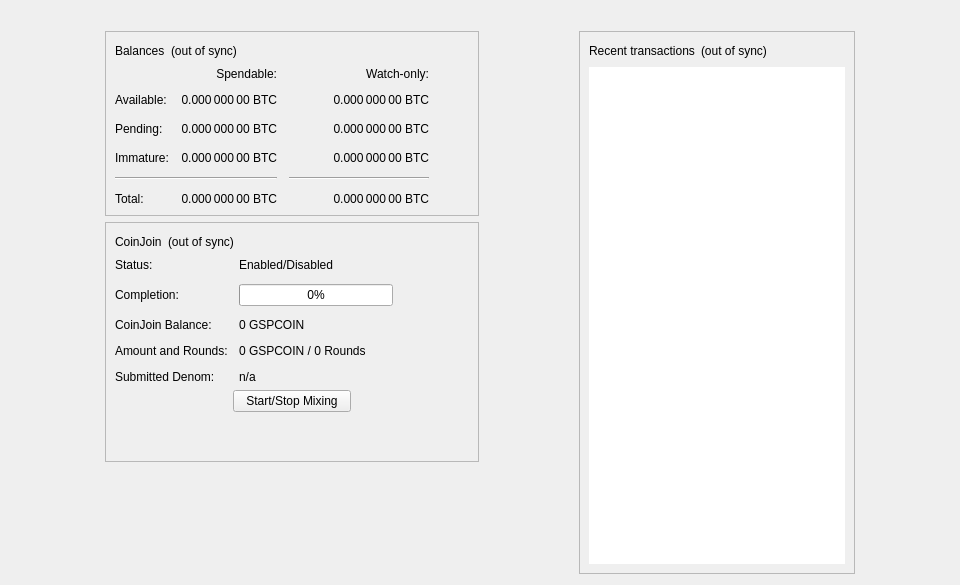
<?xml version="1.0" encoding="UTF-8"?>
<ui version="4.0">
 <class>OverviewPage</class>
 <widget class="QWidget" name="OverviewPage">
  <property name="geometry">
   <rect>
    <x>0</x>
    <y>0</y>
    <width>960</width>
    <height>585</height>
   </rect>
  </property>
  <property name="minimumSize">
   <size>
    <width>960</width>
    <height>0</height>
   </size>
  </property>
  <property name="windowTitle">
   <string>Form</string>
  </property>
  <layout class="QVBoxLayout" name="topLayout">
   <item>
    <widget class="QLabel" name="labelAlerts">
     <property name="visible">
      <bool>false</bool>
     </property>
     <property name="wordWrap">
      <bool>true</bool>
     </property>
     <property name="margin">
      <number>3</number>
     </property>
     <property name="textInteractionFlags">
      <set>Qt::TextSelectableByMouse</set>
     </property>
    </widget>
   </item>
   <item>
    <layout class="QHBoxLayout" name="horizontalLayout" stretch="1,0,1,0,1">
     <item>
      <spacer name="horizontalSpacerLeft">
       <property name="orientation">
        <enum>Qt::Horizontal</enum>
       </property>
       <property name="sizeType">
        <enum>QSizePolicy::Preferred</enum>
       </property>
       <property name="sizeHint" stdset="0">
        <size>
         <width>10</width>
         <height>20</height>
        </size>
       </property>
      </spacer>
     </item>
     <item>
      <layout class="QVBoxLayout" name="verticalLayout_2">
       <item>
        <widget class="QFrame" name="frame">
         <property name="frameShape">
          <enum>QFrame::StyledPanel</enum>
         </property>
         <property name="frameShadow">
          <enum>QFrame::Raised</enum>
         </property>
         <layout class="QVBoxLayout" name="verticalLayout_4">
          <item>
           <layout class="QHBoxLayout" name="horizontalLayout_4">
            <item>
             <widget class="QLabel" name="label_5">
              <property name="text">
               <string>Balances</string>
              </property>
             </widget>
            </item>
            <item>
             <widget class="QLabel" name="labelWalletStatus">
              <property name="toolTip">
               <string>The displayed information may be out of date. Your wallet automatically synchronizes with the Gspcoin network after a connection is established, but this process has not completed yet.</string>
              </property>
              <property name="text">
               <string notr="true">(out of sync)</string>
              </property>
              <property name="alignment">
               <set>Qt::AlignLeading|Qt::AlignLeft|Qt::AlignVCenter</set>
              </property>
             </widget>
            </item>
            <item>
             <spacer name="horizontalSpacer_3">
              <property name="orientation">
               <enum>Qt::Horizontal</enum>
              </property>
              <property name="sizeHint" stdset="0">
               <size>
                <width>40</width>
                <height>20</height>
               </size>
              </property>
             </spacer>
            </item>
           </layout>
          </item>
          <item>
           <layout class="QGridLayout" name="gridLayout">
            <property name="spacing">
             <number>12</number>
            </property>
            <item row="2" column="2">
             <widget class="QLabel" name="labelWatchPending">
              <property name="cursor">
               <cursorShape>IBeamCursor</cursorShape>
              </property>
              <property name="toolTip">
               <string>Unconfirmed transactions to watch-only addresses</string>
              </property>
              <property name="text">
               <string notr="true">0.000 000 00 BTC</string>
              </property>
              <property name="alignment">
               <set>Qt::AlignRight|Qt::AlignTrailing|Qt::AlignVCenter</set>
              </property>
              <property name="textInteractionFlags">
               <set>Qt::LinksAccessibleByMouse|Qt::TextSelectableByKeyboard|Qt::TextSelectableByMouse</set>
              </property>
             </widget>
            </item>
            <item row="2" column="1">
             <widget class="QLabel" name="labelUnconfirmed">
              <property name="cursor">
               <cursorShape>IBeamCursor</cursorShape>
              </property>
              <property name="toolTip">
               <string>Total of transactions that have yet to be confirmed, and do not yet count toward the spendable balance</string>
              </property>
              <property name="text">
               <string notr="true">0.000 000 00 BTC</string>
              </property>
              <property name="alignment">
               <set>Qt::AlignRight|Qt::AlignTrailing|Qt::AlignVCenter</set>
              </property>
              <property name="textInteractionFlags">
               <set>Qt::LinksAccessibleByMouse|Qt::TextSelectableByKeyboard|Qt::TextSelectableByMouse</set>
              </property>
             </widget>
            </item>
            <item row="3" column="2">
             <widget class="QLabel" name="labelWatchImmature">
              <property name="cursor">
               <cursorShape>IBeamCursor</cursorShape>
              </property>
              <property name="toolTip">
               <string>Mined balance in watch-only addresses that has not yet matured</string>
              </property>
              <property name="text">
               <string notr="true">0.000 000 00 BTC</string>
              </property>
              <property name="alignment">
               <set>Qt::AlignRight|Qt::AlignTrailing|Qt::AlignVCenter</set>
              </property>
              <property name="textInteractionFlags">
               <set>Qt::LinksAccessibleByMouse|Qt::TextSelectableByKeyboard|Qt::TextSelectableByMouse</set>
              </property>
             </widget>
            </item>
            <item row="4" column="0" colspan="2">
             <widget class="Line" name="lineSpendableBalance">
              <property name="orientation">
               <enum>Qt::Horizontal</enum>
              </property>
             </widget>
            </item>
            <item row="4" column="2">
             <widget class="Line" name="lineWatchBalance">
              <property name="sizePolicy">
               <sizepolicy hsizetype="Preferred" vsizetype="Fixed">
                <horstretch>0</horstretch>
                <verstretch>0</verstretch>
               </sizepolicy>
              </property>
              <property name="minimumSize">
               <size>
                <width>140</width>
                <height>0</height>
               </size>
              </property>
              <property name="orientation">
               <enum>Qt::Horizontal</enum>
              </property>
             </widget>
            </item>
            <item row="5" column="0">
             <widget class="QLabel" name="labelTotalText">
              <property name="text">
               <string>Total:</string>
              </property>
             </widget>
            </item>
            <item row="3" column="1">
             <widget class="QLabel" name="labelImmature">
              <property name="cursor">
               <cursorShape>IBeamCursor</cursorShape>
              </property>
              <property name="toolTip">
               <string>Mined balance that has not yet matured</string>
              </property>
              <property name="text">
               <string notr="true">0.000 000 00 BTC</string>
              </property>
              <property name="alignment">
               <set>Qt::AlignRight|Qt::AlignTrailing|Qt::AlignVCenter</set>
              </property>
              <property name="textInteractionFlags">
               <set>Qt::LinksAccessibleByMouse|Qt::TextSelectableByKeyboard|Qt::TextSelectableByMouse</set>
              </property>
             </widget>
            </item>
            <item row="2" column="3">
             <spacer name="horizontalSpacer_2">
              <property name="orientation">
               <enum>Qt::Horizontal</enum>
              </property>
              <property name="sizeHint" stdset="0">
               <size>
                <width>40</width>
                <height>20</height>
               </size>
              </property>
             </spacer>
            </item>
            <item row="3" column="0">
             <widget class="QLabel" name="labelImmatureText">
              <property name="text">
               <string>Immature:</string>
              </property>
             </widget>
            </item>
            <item row="5" column="1">
             <widget class="QLabel" name="labelTotal">
              <property name="cursor">
               <cursorShape>IBeamCursor</cursorShape>
              </property>
              <property name="toolTip">
               <string>Your current total balance</string>
              </property>
              <property name="text">
               <string notr="true">0.000 000 00 BTC</string>
              </property>
              <property name="alignment">
               <set>Qt::AlignRight|Qt::AlignTrailing|Qt::AlignVCenter</set>
              </property>
              <property name="textInteractionFlags">
               <set>Qt::LinksAccessibleByMouse|Qt::TextSelectableByKeyboard|Qt::TextSelectableByMouse</set>
              </property>
             </widget>
            </item>
            <item row="5" column="2">
             <widget class="QLabel" name="labelWatchTotal">
              <property name="cursor">
               <cursorShape>IBeamCursor</cursorShape>
              </property>
              <property name="toolTip">
               <string>Current total balance in watch-only addresses</string>
              </property>
              <property name="text">
               <string notr="true">0.000 000 00 BTC</string>
              </property>
              <property name="alignment">
               <set>Qt::AlignRight|Qt::AlignTrailing|Qt::AlignVCenter</set>
              </property>
              <property name="textInteractionFlags">
               <set>Qt::LinksAccessibleByMouse|Qt::TextSelectableByKeyboard|Qt::TextSelectableByMouse</set>
              </property>
             </widget>
            </item>
            <item row="0" column="2">
             <widget class="QLabel" name="labelWatchonly">
              <property name="text">
               <string>Watch-only:</string>
              </property>
              <property name="alignment">
               <set>Qt::AlignRight|Qt::AlignTrailing|Qt::AlignVCenter</set>
              </property>
             </widget>
            </item>
            <item row="1" column="0">
             <widget class="QLabel" name="labelBalanceText">
              <property name="text">
               <string>Available:</string>
              </property>
             </widget>
            </item>
            <item row="1" column="1">
             <widget class="QLabel" name="labelBalance">
              <property name="cursor">
               <cursorShape>IBeamCursor</cursorShape>
              </property>
              <property name="toolTip">
               <string>Your current spendable balance</string>
              </property>
              <property name="text">
               <string notr="true">0.000 000 00 BTC</string>
              </property>
              <property name="alignment">
               <set>Qt::AlignRight|Qt::AlignTrailing|Qt::AlignVCenter</set>
              </property>
              <property name="textInteractionFlags">
               <set>Qt::LinksAccessibleByMouse|Qt::TextSelectableByKeyboard|Qt::TextSelectableByMouse</set>
              </property>
             </widget>
            </item>
            <item row="1" column="2">
             <widget class="QLabel" name="labelWatchAvailable">
              <property name="cursor">
               <cursorShape>IBeamCursor</cursorShape>
              </property>
              <property name="toolTip">
               <string>Your current balance in watch-only addresses</string>
              </property>
              <property name="text">
               <string notr="true">0.000 000 00 BTC</string>
              </property>
              <property name="alignment">
               <set>Qt::AlignRight|Qt::AlignTrailing|Qt::AlignVCenter</set>
              </property>
              <property name="textInteractionFlags">
               <set>Qt::LinksAccessibleByMouse|Qt::TextSelectableByKeyboard|Qt::TextSelectableByMouse</set>
              </property>
             </widget>
            </item>
            <item row="2" column="0">
             <widget class="QLabel" name="labelPendingText">
              <property name="text">
               <string>Pending:</string>
              </property>
             </widget>
            </item>
            <item row="0" column="1">
             <widget class="QLabel" name="labelSpendable">
              <property name="text">
               <string>Spendable:</string>
              </property>
              <property name="alignment">
               <set>Qt::AlignRight|Qt::AlignTrailing|Qt::AlignVCenter</set>
              </property>
             </widget>
            </item>
           </layout>
          </item>
         </layout>
        </widget>
       </item>
       <item>
        <widget class="QFrame" name="frameCoinJoin">
         <property name="layoutDirection">
          <enum>Qt::LeftToRight</enum>
         </property>
         <property name="frameShape">
          <enum>QFrame::StyledPanel</enum>
         </property>
         <property name="frameShadow">
          <enum>QFrame::Raised</enum>
         </property>
         <layout class="QVBoxLayout" name="VerticalLayout_PS1">
          <item>
           <layout class="QHBoxLayout" name="horizontalLayout_5">
            <item>
             <widget class="QLabel" name="labelCoinJoinHeader">
              <property name="text">
               <string notr="true">CoinJoin</string>
              </property>
             </widget>
            </item>
            <item>
             <widget class="QLabel" name="labelCoinJoinSyncStatus">
              <property name="toolTip">
               <string>The displayed information may be out of date. Your wallet automatically synchronizes with the Gspcoin network after a connection is established, but this process has not completed yet.</string>
              </property>
              <property name="text">
               <string notr="true">(out of sync)</string>
              </property>
              <property name="alignment">
               <set>Qt::AlignLeading|Qt::AlignLeft|Qt::AlignVCenter</set>
              </property>
             </widget>
            </item>
            <item>
             <spacer name="horizontalSpacer_4">
              <property name="orientation">
               <enum>Qt::Horizontal</enum>
              </property>
              <property name="sizeHint" stdset="0">
               <size>
                <width>40</width>
                <height>20</height>
               </size>
              </property>
             </spacer>
            </item>
           </layout>
          </item>
          <item>
           <layout class="QFormLayout" name="coinJoinFormLayout">
            <property name="fieldGrowthPolicy">
             <enum>QFormLayout::AllNonFixedFieldsGrow</enum>
            </property>
            <property name="horizontalSpacing">
             <number>11</number>
            </property>
            <property name="verticalSpacing">
             <number>12</number>
            </property>
            <item row="0" column="0">
             <widget class="QLabel" name="labelCoinJoinEnabledText">
              <property name="text">
               <string>Status:</string>
              </property>
             </widget>
            </item>
            <item row="0" column="1">
             <widget class="QLabel" name="labelCoinJoinEnabled">
              <property name="text">
               <string>Enabled/Disabled</string>
              </property>
             </widget>
            </item>
            <item row="1" column="0">
             <widget class="QLabel" name="labelCompletitionText">
              <property name="text">
               <string>Completion:</string>
              </property>
             </widget>
            </item>
            <item row="1" column="1">
             <widget class="QProgressBar" name="coinJoinProgress">
              <property name="maximumSize">
               <size>
                <width>154</width>
                <height>16777215</height>
               </size>
              </property>
              <property name="value">
               <number>0</number>
              </property>
             </widget>
            </item>
            <item row="2" column="0">
             <widget class="QLabel" name="labelAnonymizedText">
              <property name="text">
               <string notr="true">CoinJoin Balance:</string>
              </property>
             </widget>
            </item>
            <item row="2" column="1">
             <widget class="QLabel" name="labelAnonymized">
              <property name="text">
               <string notr="true">0 GSPCOIN</string>
              </property>
             </widget>
            </item>
            <item row="3" column="0">
             <widget class="QLabel" name="labelAmountAndRoundsText">
              <property name="text">
               <string>Amount and Rounds:</string>
              </property>
             </widget>
            </item>
            <item row="3" column="1">
             <widget class="QLabel" name="labelAmountRounds">
              <property name="text">
               <string>0 GSPCOIN / 0 Rounds</string>
              </property>
             </widget>
            </item>
            <item row="4" column="0">
             <widget class="QLabel" name="labelSubmittedDenomText">
              <property name="text">
               <string>Submitted Denom:</string>
              </property>
             </widget>
            </item>
            <item row="4" column="1">
             <widget class="QLabel" name="labelSubmittedDenom">
              <property name="toolTip">
               <string>The denominations you submitted to the Smartnode.&lt;br&gt;To mix, other users must submit the exact same denominations.</string>
              </property>
              <property name="text">
               <string>n/a</string>
              </property>
              <property name="wordWrap">
               <bool>true</bool>
              </property>
             </widget>
            </item>
           </layout>
          </item>
          <item>
           <layout class="QVBoxLayout" name="VerticalLayout_PS">
            <item>
             <layout class="QHBoxLayout" name="horizontalLayout_3">
              <property name="topMargin">
               <number>0</number>
              </property>
              <item>
               <spacer name="horizontalSpacer_5">
                <property name="orientation">
                 <enum>Qt::Horizontal</enum>
                </property>
                <property name="sizeHint" stdset="0">
                 <size>
                  <width>40</width>
                  <height>20</height>
                 </size>
                </property>
               </spacer>
              </item>
              <item>
               <widget class="QPushButton" name="toggleCoinJoin">
                <property name="sizePolicy">
                 <sizepolicy hsizetype="MinimumExpanding" vsizetype="Fixed">
                  <horstretch>0</horstretch>
                  <verstretch>0</verstretch>
                 </sizepolicy>
                </property>
                <property name="text">
                 <string>Start/Stop Mixing</string>
                </property>
               </widget>
              </item>
              <item>
               <spacer name="horizontalSpacer_6">
                <property name="orientation">
                 <enum>Qt::Horizontal</enum>
                </property>
                <property name="sizeHint" stdset="0">
                 <size>
                  <width>40</width>
                  <height>20</height>
                 </size>
                </property>
               </spacer>
              </item>
             </layout>
            </item>
            <item>
             <spacer name="verticalSpacer_3">
              <property name="orientation">
               <enum>Qt::Vertical</enum>
              </property>
              <property name="sizeHint" stdset="0">
               <size>
                <width>20</width>
                <height>40</height>
               </size>
              </property>
             </spacer>
            </item>
           </layout>
          </item>
         </layout>
        </widget>
       </item>
       <item>
        <spacer name="verticalSpacer">
         <property name="orientation">
          <enum>Qt::Vertical</enum>
         </property>
         <property name="sizeHint" stdset="0">
          <size>
           <width>20</width>
           <height>40</height>
          </size>
         </property>
        </spacer>
       </item>
      </layout>
     </item>
     <item>
      <spacer name="horizontalSpacerCenter">
       <property name="orientation">
        <enum>Qt::Horizontal</enum>
       </property>
       <property name="sizeHint" stdset="0">
        <size>
         <width>10</width>
         <height>20</height>
        </size>
       </property>
      </spacer>
     </item>
     <item>
      <layout class="QVBoxLayout" name="verticalLayout_3">
       <item>
        <widget class="QFrame" name="frame_2">
         <property name="frameShape">
          <enum>QFrame::StyledPanel</enum>
         </property>
         <property name="frameShadow">
          <enum>QFrame::Raised</enum>
         </property>
         <layout class="QVBoxLayout" name="verticalLayout">
          <item>
           <layout class="QHBoxLayout" name="horizontalLayout_2">
            <item>
             <widget class="QLabel" name="label_4">
              <property name="text">
               <string>Recent transactions</string>
              </property>
             </widget>
            </item>
            <item>
             <widget class="QLabel" name="labelTransactionsStatus">
              <property name="toolTip">
               <string>The displayed information may be out of date. Your wallet automatically synchronizes with the Gspcoin network after a connection is established, but this process has not completed yet.</string>
              </property>
              <property name="text">
               <string notr="true">(out of sync)</string>
              </property>
              <property name="alignment">
               <set>Qt::AlignLeading|Qt::AlignLeft|Qt::AlignVCenter</set>
              </property>
             </widget>
            </item>
            <item>
             <spacer name="horizontalSpacer">
              <property name="orientation">
               <enum>Qt::Horizontal</enum>
              </property>
              <property name="sizeHint" stdset="0">
               <size>
                <width>40</width>
                <height>20</height>
               </size>
              </property>
             </spacer>
            </item>
           </layout>
          </item>
          <item>
           <widget class="QListView" name="listTransactions">
            <property name="frameShape">
             <enum>QFrame::NoFrame</enum>
            </property>
            <property name="verticalScrollBarPolicy">
             <enum>Qt::ScrollBarAlwaysOff</enum>
            </property>
            <property name="horizontalScrollBarPolicy">
             <enum>Qt::ScrollBarAlwaysOff</enum>
            </property>
            <property name="selectionMode">
             <enum>QAbstractItemView::NoSelection</enum>
            </property>
           </widget>
          </item>
         </layout>
        </widget>
       </item>
      </layout>
     </item>
     <item>
      <spacer name="horizontalSpacerRight">
       <property name="orientation">
        <enum>Qt::Horizontal</enum>
       </property>
       <property name="sizeType">
        <enum>QSizePolicy::Preferred</enum>
       </property>
       <property name="sizeHint" stdset="0">
        <size>
         <width>10</width>
         <height>20</height>
        </size>
       </property>
      </spacer>
     </item>
    </layout>
   </item>
  </layout>
 </widget>
 <resources/>
 <connections/>
</ui>
